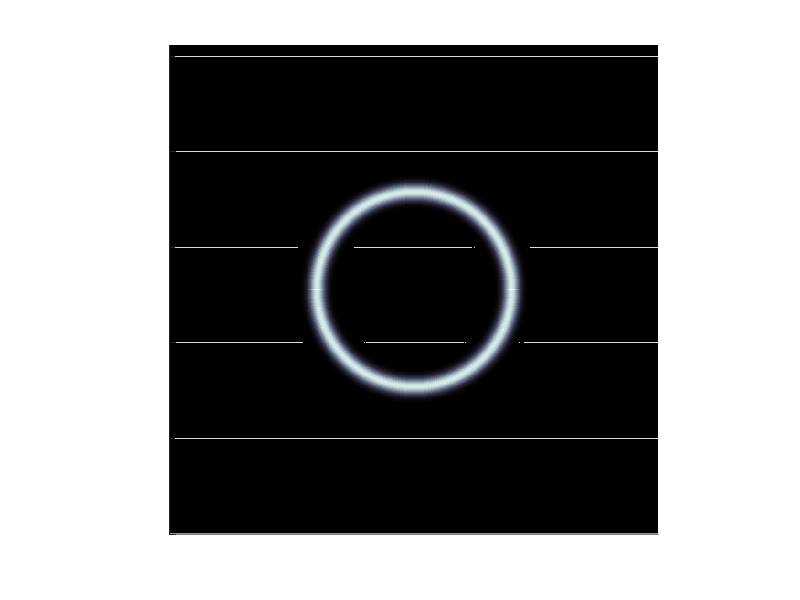

Source code (MATLAB):
sizex = 1024;
sizey = 1024;
[ncols, nrows] = meshgrid(1:sizex, 1:sizey);
centerx = sizex/2;
centery = sizey/2;
R0 = 200;
sig = 8;
gaussring = zeros(sizex,sizey)';
for i=1:500
iR = i;
oR = i+sig;
array2D = (nrows - centery).^2 + (ncols - centerx).^2;
ringPixels = array2D >= iR^2 & array2D <= oR^2;
gaussring = gaussring + ringPixels.*(1/(sig*sqrt(2*pi)))*exp(-((iR-R0)/(2*sig))^2);
end
[val,idx] = max( gaussring(:) );
gaussring = gaussring / val;
figure(1);
surf(gaussring); axis square; shading flat; view(2); colormap('bone'); 
xlim( [0, 1024] ); ylim( [0, 1024] ); set(gca,'XTick',[]); set(gca,'Yticklabel',[])